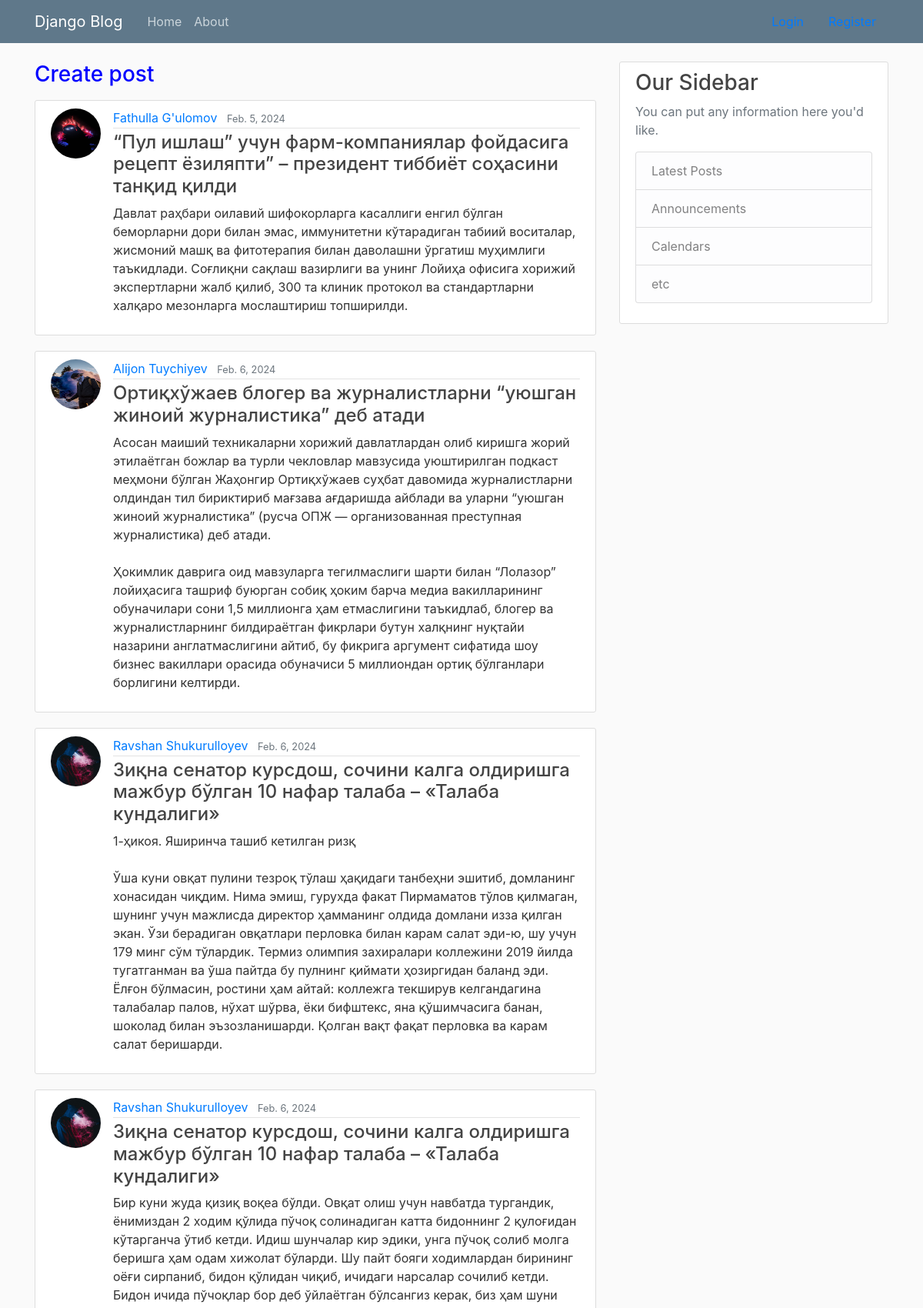
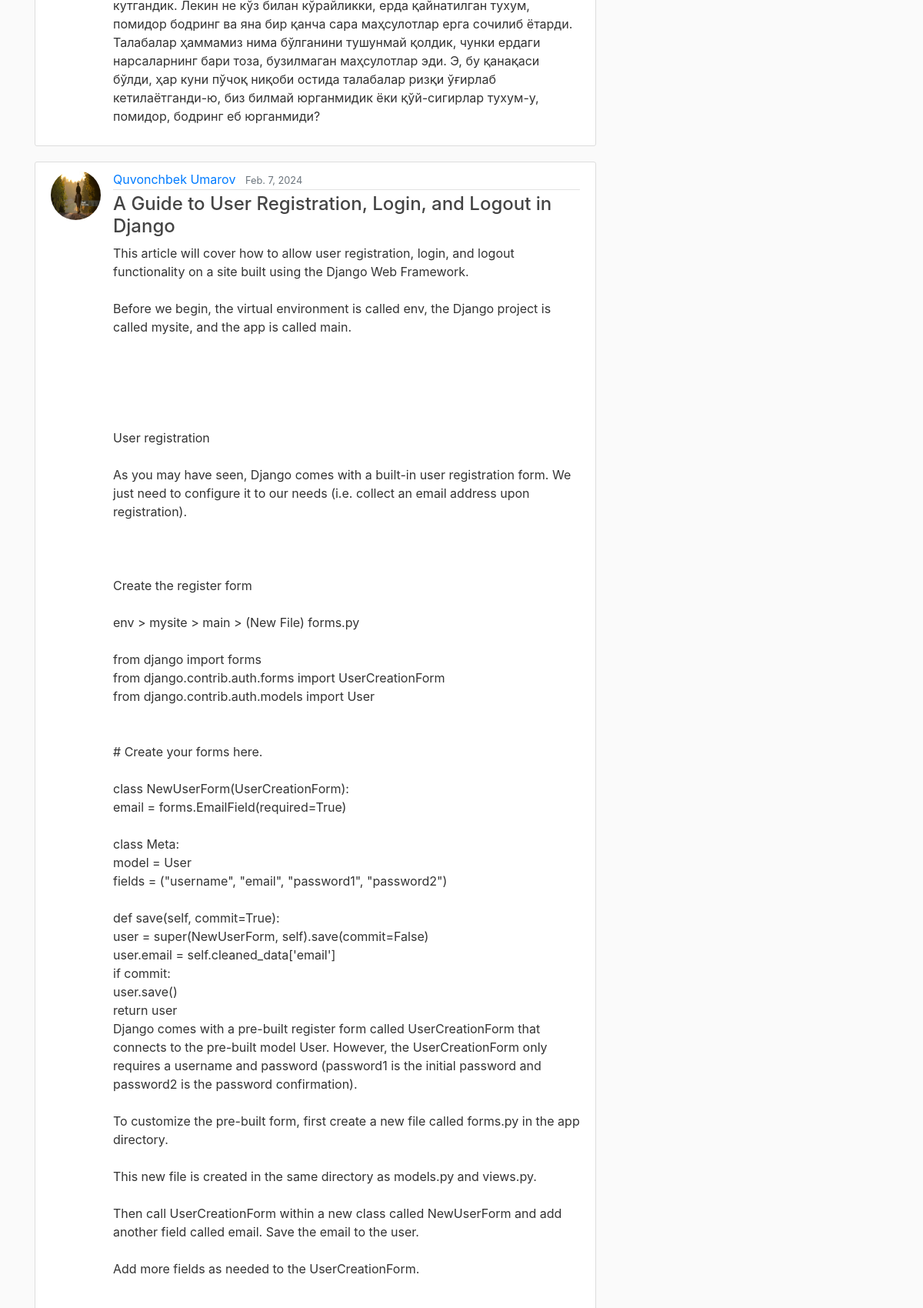
The app's page /User-Posts/ (upper part) with its own data (2 pictures, top to bottom).
### blog/models.py (models this page shows, shortened)
class AbstractBaseModel(models.Model):
    created_at = models.DateTimeField(auto_now_add=True)
    updated_at = models.DateTimeField(auto_now=True)
    class Meta:
        abstract = True

class Post(AbstractBaseModel):
    title = models.CharField(max_length=120)
    content = models.TextField()
    publisher_at = models.DateField()
    is_active = models.BooleanField(default=False)
    author = models.ForeignKey("User", models.CASCADE, "posts")

class User(AbstractUser, AbstractBaseModel):
    avatar = models.ImageField(upload_to='avatars/', null=True, default='avatars/default/logo.png')

### blog/views.py (the view)
# urls.py: path('User-Posts/', UserPostPageView.as_view(),                         name='user_posts'),
class UserPostPageView(ListView):
    model = Post
    template_name = "blog/user_posts.html"
    context_object_name = 'posts'

### blog/templates/blog/user_posts.html (shortened to what this page needs)
{% extends 'blog/base.html' %}
{% load static %}
{% block content %}
    <main role="main" class="container">
      <div class="row">
        <div class="col-md-8">
            {% if post %}
            <h1 class="mb-3">Posts {{ request.user.first_name }} {{ request.user.last_name }}</h1>
            {% else %}
            <a href="{% url 'post_form' %}"><h3 style="color: blue;"><p>Create post</p></h3></a>
            {% endif %}
            {% for post in posts %}
             <article class="media content-section">
              <a href="{{ post.author.avatar.url }}">
                <img class="rounded-circle article-img" src="{{ post.author.avatar.url }}" alt="error in img">
              </a>
              <div class="media-body">
                <div class="article-metadata">
                  <a class="mr-2" href="{% url 'user_posts' %}">{{ post.author.first_name }} {{ post.author.last_name }}</a>
                  <small class="text-muted">{{ post.publisher_at }}</small>
                </div>
                <h4><a class="article-title" href="{% url 'post_detail' post.id %}">{{ post.title }}</a></h4>
                <p class="article-content">{{ post.content }}</p>
              </div>
            </article>
           {% endfor %}
          </div>
         {% include 'blog/base_last_post.html' %}
      </div>
      </main>
{% endblock %}

### blog/static/blog/main.css (style rules this page uses)
body { background: #fafafa; color: #333333; margin-top: 5rem; }
h1, h2, h3, h4, h5, h6 { color: #444444; }
.content-section { background: #ffffff; padding: 10px 20px; border: 1px solid #dddddd; border-radius: 3px; margin-bottom: 20px; }
.article-title { color: #444444; }
.article-content { white-space: pre-line; }
.article-img { height: 65px; width: 65px; margin-right: 16px; }
.article-metadata { padding-bottom: 1px; margin-bottom: 4px; border-bottom: 1px solid #e3e3e3 }

### records on screen
Post: author.avatar (picture), author.first_name "Fathulla", author.last_name "G'ulomov", publisher_at "Feb. 5, 2024", title "“Пул ишлаш” учун фарм-компаниялар фойдасига рецепт ёзиляпти” – президент тиббиёт соҳасини танқид қилди", content "Давлат раҳбари оилавий шифокорларга касаллиги енгил бўлган беморларни дори билан эмас, иммунитетни кўтарадиган табиий воситалар, жисмоний машқ ва фитотерапия билан даволашни ўргатиш муҳимлиги таъкидлади. Соғлиқни сақлаш вазирлиги ва унинг Лойиҳа офисига хорижий экспертларни жалб қилиб, 300 та клиник протокол ва стандартларни халқаро мезонларга мослаштириш топширилди."
Post: author.avatar (picture), author.first_name "Alijon", author.last_name "Tuychiyev", publisher_at "Feb. 6, 2024", title "Ортиқхўжаев блогер ва журналистларни “уюшган жиноий журналистика” деб атади", content "Асосан маиший техникаларни хорижий давлатлардан олиб киришга жорий этилаётган божлар ва турли чекловлар мавзусида уюштирилган подкаст меҳмони бўлган Жаҳонгир Ортиқхўжаев суҳбат давомида журналистларни олдиндан тил бириктириб мағзава ағдаришда айблади ва уларни “уюшган жиноий журналистика” (русча ОПЖ — организованная преступная журналистика) деб атади. Ҳокимлик даврига оид мавзуларга тегилмаслиги шарти билан “Лолазор” лойиҳасига ташриф буюрган собиқ ҳоким барча медиа вакилларининг обуначилари сони 1,5 миллионга ҳам етмаслигини таъкидлаб, блогер ва журналистларнинг билдираётган фикрлари бутун халқнинг нуқтайи назарини англатмаслигини айтиб, бу фикрига аргумент сифатида шоу бизнес вакиллари…"
Post: author.avatar (picture), author.first_name "Ravshan", author.last_name "Shukurulloyev", publisher_at "Feb. 6, 2024", title "Зиқна сенатор курсдош, сочини калга олдиришга мажбур бўлган 10 нафар талаба – «Талаба кундалиги»", content "1-ҳикоя. Яширинча ташиб кетилган ризқ Ўша куни овқат пулини тезроқ тўлаш ҳақидаги танбеҳни эшитиб, домланинг хонасидан чиқдим. Нима эмиш, гурухда факат Пирмаматов тўлов қилмаган, шунинг учун мажлисда директор ҳамманинг олдида домлани изза қилган экан. Ўзи берадиган овқатлари перловка билан карам салат эди-ю, шу учун 179 минг сўм тўлардик. Термиз олимпия захиралари коллежини 2019 йилда тугатганман ва ўша пайтда бу пулнинг қиймати ҳозиргидан баланд эди. Ёлғон бўлмасин, ростини ҳам айтай: коллежга текширув келгандагина талабалар палов, нўхат шўрва, ёки бифштекс, яна қўшимчасига банан, шоколад билан эъзозланишарди. Қолган вақт фақат перловка ва карам салат беришарди."
Post: author.avatar (picture), author.first_name "Ravshan", author.last_name "Shukurulloyev", publisher_at "Feb. 6, 2024", title "Зиқна сенатор курсдош, сочини калга олдиришга мажбур бўлган 10 нафар талаба – «Талаба кундалиги»", content "Бир куни жуда қизиқ воқеа бўлди. Овқат олиш учун навбатда тургандик, ёнимиздан 2 ходим қўлида пўчоқ солинадиган катта бидоннинг 2 қулоғидан кўтарганча ўтиб кетди. Идиш шунчалар кир эдики, унга пўчоқ солиб молга беришга ҳам одам хижолат бўларди. Шу пайт бояги ходимлардан бирининг оёғи сирпаниб, бидон қўлидан чиқиб, ичидаги нарсалар сочилиб кетди. Бидон ичида пўчоқлар бор деб ўйлаётган бўлсангиз керак, биз ҳам шуни кутгандик. Лекин не кўз билан кўрайликки, ерда қайнатилган тухум, помидор бодринг ва яна бир қанча сара маҳсулотлар ерга сочилиб ётарди. Талабалар ҳаммамиз нима бўлганини тушунмай қолдик, чунки ердаги нарсаларнинг бари тоза, бузилмаган маҳсулотлар эди. Э, бу қанақаси бўлди, ҳар…"
Post: author.avatar (picture), author.first_name "Quvonchbek", author.last_name "Umarov", publisher_at "Feb. 7, 2024", title "A Guide to User Registration, Login, and Logout in Django"
